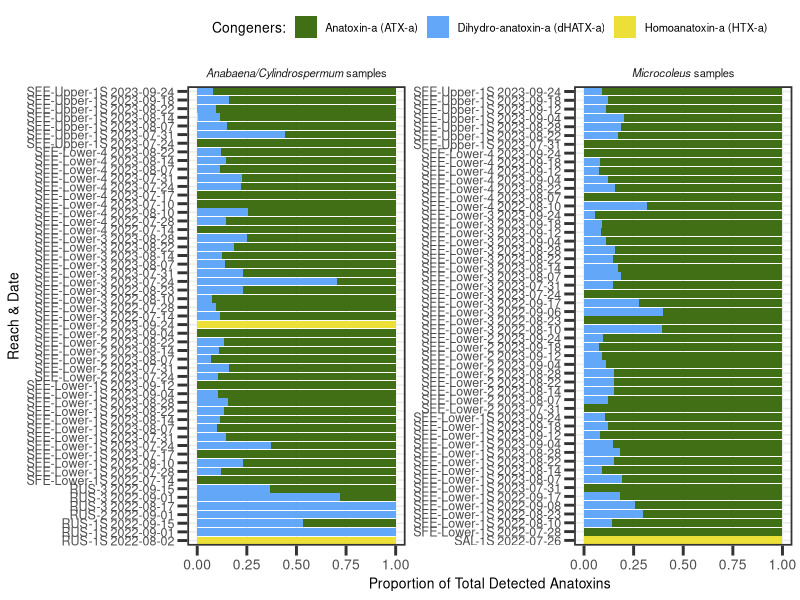
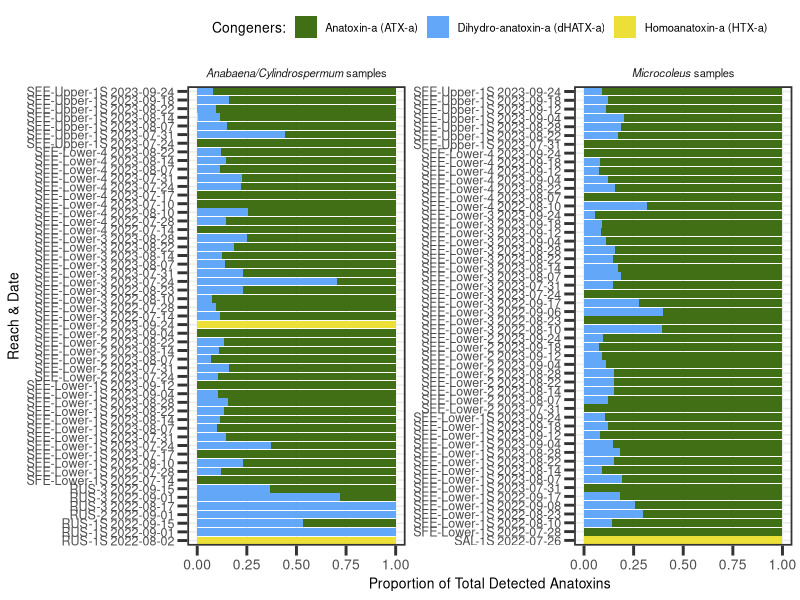

These charts were generated, in order, by the following R code: (Note: this script raises an error after producing the figures.)
#### Supplemental figures related to anatoxin concentrations
### Jordan Zabrecky
## last edited: 08.065.2025

# These figures show (1) the proportion of anatoxin congeners for each sample,
# (2) the difference between anatoxins normalized per organic matter vs. chl-a,
# (3) the difference in mat concentrations on our single day riffle experiment

#### (1) Loading libraries and anatoxins data ####

# loading libraries
lapply(c("tidyverse", "lubridate", "ggtext", "scales"), 
       require, character.only = T)

# loading anatoxins data
anatoxins <- read.csv("./data/field_and_lab/cyano_atx.csv")
riffle_exp <- read.csv("./data/field_and_lab/riffle_exp_atx.csv")

# use lubridate
anatoxins$field_date <- ymd(anatoxins$field_date)
anatoxins$year <- year(anatoxins$field_date)

# create character column that includes site, reach, and field date information
anatoxins <- anatoxins %>%
  # need to mutate to get new site reach name
  mutate(new_site_reach = case_when(site_reach == "SFE-M-1S" ~ "SFE-Lower-1S",
                                    site_reach == "SFE-M-2" ~ "SFE-Lower-2",
                                    site_reach == "SFE-M-3" ~ "SFE-Lower-3",
                                    site_reach == "SFE-M-4" ~ "SFE-Lower-4",
                                    site_reach == "SFE-SH-1S" ~ "SFE-Upper-1S",
                                    TRUE ~ site_reach)) %>% 
  mutate(site_reach_date = paste(new_site_reach, field_date, sep = " "))

# set universal theme for all plots
theme_set(theme_bw() + theme(legend.position = "top",
                             panel.grid.minor = element_blank(),
                             panel.border = element_rect(linewidth = 1.2), axis.ticks = element_line(linewidth = 1),
                             text = element_text(size = 10), axis.ticks.length=unit(.25, "cm"),
                             axis.text.y = element_text(size = 9), axis.text.x = element_text(size = 10)))

#### (2) Proportion of congeners ####

# pivot anatoxins data to be longer (will include triplicates)
anatoxins_long <- anatoxins %>% 
  pivot_longer(c(ATXa_ug_g:HTXa_ug_g), names_to = "congener",
               values_to = "ug_g") %>% 
  select(field_date, year, site_reach, site_reach_date, sample_type, congener, ug_g) %>% 
  # only care about samples with detections
  filter(ug_g > 0)

# figure for microcoleus samples
congener_fig <- ggplot(anatoxins_long, aes(fill = congener, y = site_reach_date, x = ug_g)) + 
  scale_fill_manual("Congeners:", labels = c("Anatoxin-a (ATX-a)", "Dihydro-anatoxin-a (dHATX-a)", "Homoanatoxin-a (HTX-a)"),
                    values = c("#416f16", "#62a7f8", "#ebdf38")) +
  geom_bar(position="fill", stat="identity") +
  facet_wrap(~sample_type, scales = "free", ncol = 2,
             labeller =  as_labeller(c(`TM` = "*Microcoleus* samples", 
                                       `TAC`= "*Anabaena/Cylindrospermum* samples"))) +
  labs(x = "Proportion of Total Detected Anatoxins", y = "Reach & Date") +
  theme(strip.background = element_blank()) + # get rid of gray background for facet title
  theme(strip.text = ggtext::element_markdown()) # to get only genus name italicized
congener_fig

# save figure
ggsave("./figures/sfig_atx_congeners_notfinal.tiff", dpi = 600, 
       width=18, height=22, unit="cm")

#### (2) Normalizing by OM vs. chl-a figure ####

# scale normalization to chl-a to match that of 
anatoxins_edit <- anatoxins %>% 
  mutate(ATX_all_ug_chla_mg = ATX_all_ug_chla_ug * 1000,
         ATX_all_ug_chla_mg_scaled = ATX_all_ug_chla_mg * 12)

# separate out TAC and TM
anatoxins_edit_long <- pivot_longer(anatoxins_edit, cols = c("ATX_all_ug_orgmat_g", 
                                                             "ATX_all_ug_chla_mg_scaled"),
                                    values_to = "values",
                                    names_to = "normalized_type") %>% 
  select(site_reach_date, sample_type, normalized_type, values) %>% 
  # only care about samples with detections
  filter(values > 0) 

# figure
normalize_fig <- ggplot(anatoxins_edit_long, aes(x = values, y = site_reach_date, 
                                            fill = normalized_type)) +
  geom_bar(position = "dodge", stat = "identity") +
  scale_x_continuous(expression(paste(mu, "g anatoxins per g OM"), sep = ""), 
                     trans = pseudo_log_trans(base = 10),
                     breaks = c(0, 5, 10, 25, 50, 100, 150, 250),
                     sec.axis = sec_axis(~.x/12, 
                                         name = expression(paste(mu, "g anatoxins per mg chl-a"), sep = ""),
                                         breaks = c(0, 1, 2.5, 5, 10, 20))) +
  scale_fill_manual(NULL, labels = c("anatoxins normalized to chl-a", "anatoxins normalized to OM"),
                    values = c("#ebdf38", "#62a7f8")) +
  facet_wrap(~sample_type, scales = "free_y",
             labeller =  as_labeller(c(`TM` = "*Microcoleus* samples", 
                                       `TAC`= "*Anabaena/Cylindrospermum* samples"))) +
  labs(y = "Reach & Date of Sample") +
  theme(strip.background = element_blank()) + # get rid of gray background for facet title
  theme(strip.text = element_blank()) + # to get only genus name italicized
  # old with label.. ggtext::element_markdown()
  #theme(strip.placement = "outside") + # move facet wrap title above y-values
  theme(axis.text.x = element_text(angle = 90, vjust = 0.5, hjust=1), # rotate numbers
        axis.text.y = element_text(size = 9)) # make sample reach & date smaller to fit
normalize_fig

# save figure
ggsave("./figures/sfig_atx_normalized_notfinal.tiff", dpi = 600, 
       width=18, height=22, unit="cm")

#### (3) Riffle experiment ####

# color palette
grad_palette <- c("#1E426B", "#28586F", "#347575", "#43987C", "#57C785", "#79CC77", 
                  "#91D06D", "#D0DA52", "#E8DE48")

# making figure
riffle_fig <- ggplot(data = riffle_exp, aes(y = ATXa_ug_g, x = dhATXa_ug_g)) +
  geom_point(aes(fill = site_reach), shape = 21, size = 6, alpha = 0.8, stroke = 1) +
  labs(x = expression(paste(mu, "g dhATX-a g"^-1, "dry weight")), 
       y = expression(paste(mu, "g ATX-a g"^-1, "dry weight"))) +
  scale_x_continuous(labels = label_number(accuracy = 0.01)) +
  scale_fill_manual(values = grad_palette) +
  theme(legend.title=element_blank(), axis.text.x = element_text(size = 12),
        axis.text.y = element_text(size = 12), legend.position = "top")
riffle_fig

# pair with photo in editing program
# also use scale from blue to yellow because I think when it goes back it overlaps some colors
# save figure; unsure about x and y axes at present
ggsave("./figures/sfig_atx_riffle_notfinal.tiff", dpi = 600, 
       width=9, height=9, unit="cm")
